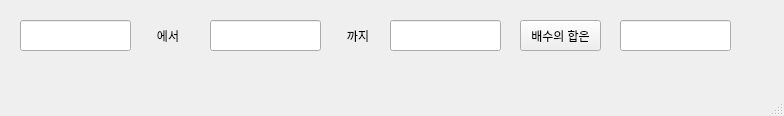
<?xml version="1.0" encoding="UTF-8"?>
<ui version="4.0">
 <class>MainWindow</class>
 <widget class="QMainWindow" name="MainWindow">
  <property name="geometry">
   <rect>
    <x>0</x>
    <y>0</y>
    <width>784</width>
    <height>116</height>
   </rect>
  </property>
  <property name="windowTitle">
   <string>MainWindow</string>
  </property>
  <widget class="QWidget" name="centralwidget">
   <widget class="QLineEdit" name="le1">
    <property name="geometry">
     <rect>
      <x>20</x>
      <y>20</y>
      <width>111</width>
      <height>31</height>
     </rect>
    </property>
   </widget>
   <widget class="QLineEdit" name="le2">
    <property name="geometry">
     <rect>
      <x>210</x>
      <y>20</y>
      <width>111</width>
      <height>31</height>
     </rect>
    </property>
   </widget>
   <widget class="QLineEdit" name="le3">
    <property name="geometry">
     <rect>
      <x>390</x>
      <y>20</y>
      <width>111</width>
      <height>31</height>
     </rect>
    </property>
   </widget>
   <widget class="QLineEdit" name="le4">
    <property name="geometry">
     <rect>
      <x>620</x>
      <y>20</y>
      <width>111</width>
      <height>31</height>
     </rect>
    </property>
   </widget>
   <widget class="QLabel" name="lbl1">
    <property name="geometry">
     <rect>
      <x>140</x>
      <y>30</y>
      <width>56</width>
      <height>12</height>
     </rect>
    </property>
    <property name="text">
     <string>에서</string>
    </property>
    <property name="alignment">
     <set>Qt::AlignCenter</set>
    </property>
   </widget>
   <widget class="QLabel" name="lbl2">
    <property name="geometry">
     <rect>
      <x>330</x>
      <y>30</y>
      <width>56</width>
      <height>12</height>
     </rect>
    </property>
    <property name="text">
     <string>까지</string>
    </property>
    <property name="alignment">
     <set>Qt::AlignCenter</set>
    </property>
   </widget>
   <widget class="QPushButton" name="pb">
    <property name="geometry">
     <rect>
      <x>520</x>
      <y>20</y>
      <width>81</width>
      <height>31</height>
     </rect>
    </property>
    <property name="text">
     <string>배수의 합은</string>
    </property>
   </widget>
  </widget>
  <widget class="QMenuBar" name="menubar">
   <property name="geometry">
    <rect>
     <x>0</x>
     <y>0</y>
     <width>784</width>
     <height>21</height>
    </rect>
   </property>
  </widget>
  <widget class="QStatusBar" name="statusbar"/>
 </widget>
 <resources/>
 <connections/>
</ui>
